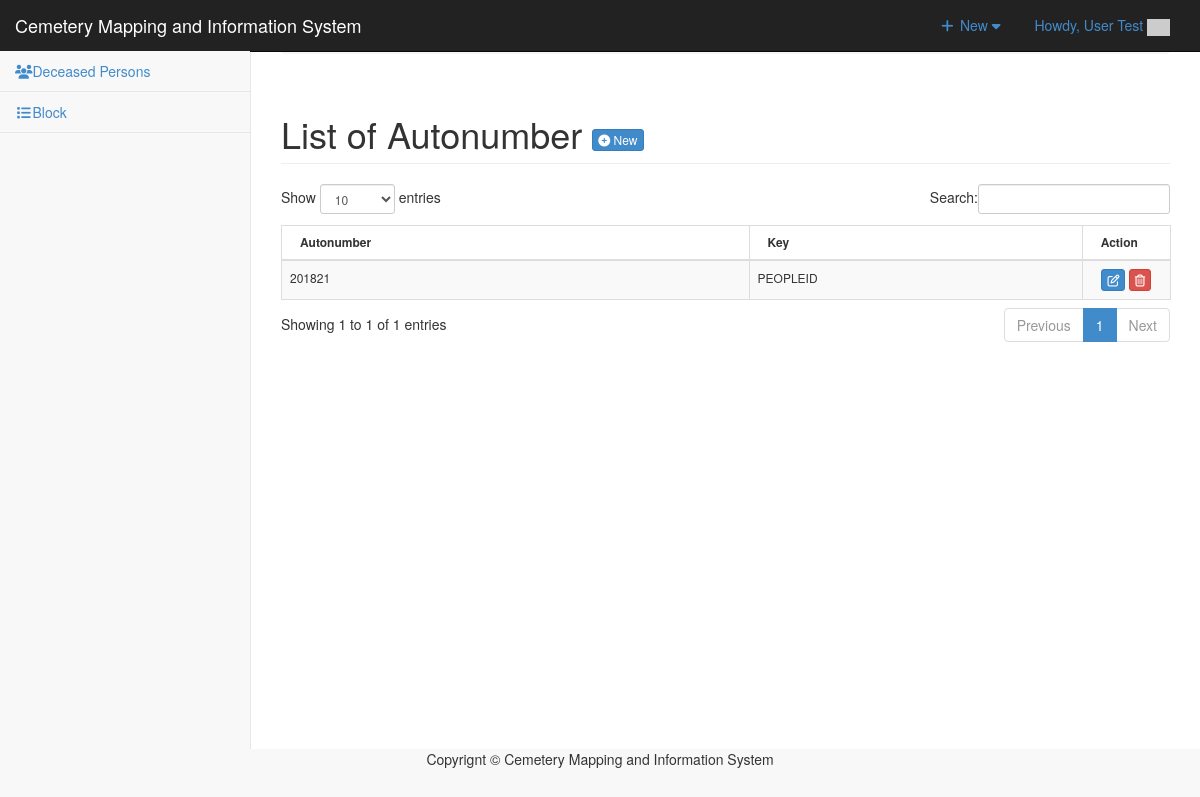
Page /admin/autonumber/index.php (signed in) on the earlier database version.
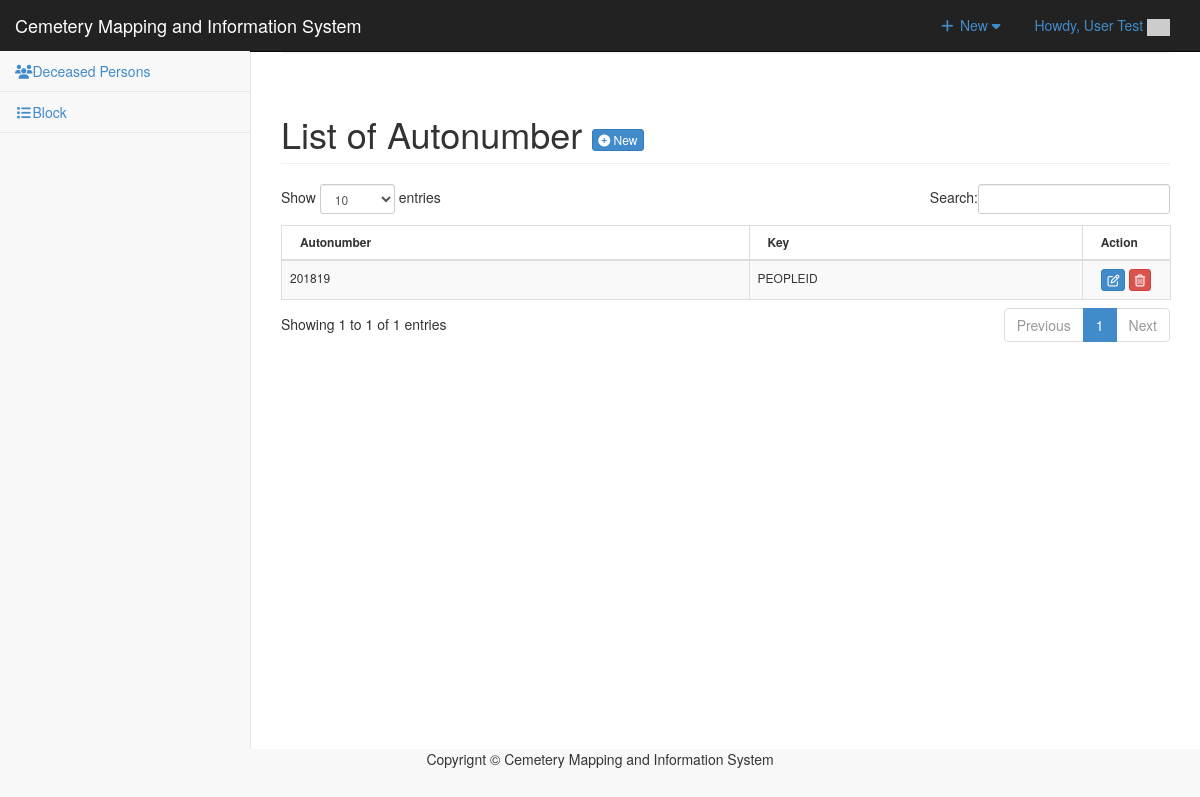
Same page on the later database version.
### tables this page shows
CREATE TABLE `tblautonumber` (
  `ID` int(11) NOT NULL,
  `AUTOSTART` varchar(11) NOT NULL,
  `AUTOINC` int(11) NOT NULL,
  `AUTOEND` int(11) NOT NULL,
  `AUTOKEY` varchar(12) NOT NULL,
  `AUTONUM` int(30) NOT NULL
);

### admin/autonumber/index.php (called while the page is built, shortened)
<?php
require_once ("../theme/templates.php");
?>

### include/database.php (called while the page is built, shortened)
<?php
class Database {
	var $sql_string = '';
	private $conn;
	public function open_connection() {
		$this->conn = mysqli_connect(server,user,pass);
		if(!$this->conn){
			echo "Problem in database connection! Contact administrator!";
			exit();
		}else{
			$db_select = mysqli_select_db($this->conn,database_name);
		}
	}
	function setQuery($sql='') {
		$this->sql_string=$sql;
	}
	function executeQuery() {
		$result = mysqli_query($this->conn,$this->sql_string);
		return $result;
	}
	private function confirm_query($result) {
		return $result;
	}
	function loadResultList( $key='' ) {
		$cur = $this->executeQuery();
		$array = array();
		while ($row = mysqli_fetch_object($cur)) {
			if ($key) {
				$array[$row->$key] = $row;
			} else {
				$array[] = $row;
			}
		}
		return $array;
	}
}
$mydb = new Database();
?>

### admin/autonumber/list.php (the view, shortened to what this page needs)
<div class="row">
      	 <div class="col-lg-12">
           <h1 class="page-header">List of Autonumber  <a href="index.php?view=add" class="btn btn-primary btn-xs  ">  <i class="fa fa-plus-circle fw-fa"></i> New</a>  </h1>
      		</div>
  		 </div>
 		    <form action="controller.php?action=delete" Method="POST">
		     <div class="table-responsive">
			<table id="example" class="table table-striped table-bordered table-hover"  style="font-size:12px" cellspacing="0">
			  <thead>
			  	<tr>
			  		<th>
			  		 Autonumber</th>
			  		  <th>Key</th>
			  		 <th width="10%" align="center">Action</th>
			  	</tr>
			  </thead>
			  <tbody>
			  	<?php
			  		$mydb->setQuery("SELECT * FROM `tblautonumber`");
			  		$cur = $mydb->loadResultList();
					foreach ($cur as $result) {
			  		echo '<tr>';
		  			echo '<td>' . $result->AUTOSTART. $result->AUTOEND.'</td>';
		  			echo '<td>' . $result->AUTOKEY.'</td>';
			  		echo '<td align="center"><a title="Edit" href="index.php?view=edit&id='.$result->ID.'" class="btn btn-primary btn-xs  ">  <span class="fa fa-edit fw-fa"></a>
			  		     <a title="Delete" href="controller.php?action=delete&id='.$result->ID.'" class="btn btn-danger btn-xs  ">  <span class="fa  fa-trash-o fw-fa "></a></td>';
			  		echo '</tr>';
			  	}
			  	?>
			  </tbody>
			</table>
			</form>

Differences in the rows shown:
changed tblautonumber "PEOPLEID": AUTOEND "21" → "19"
